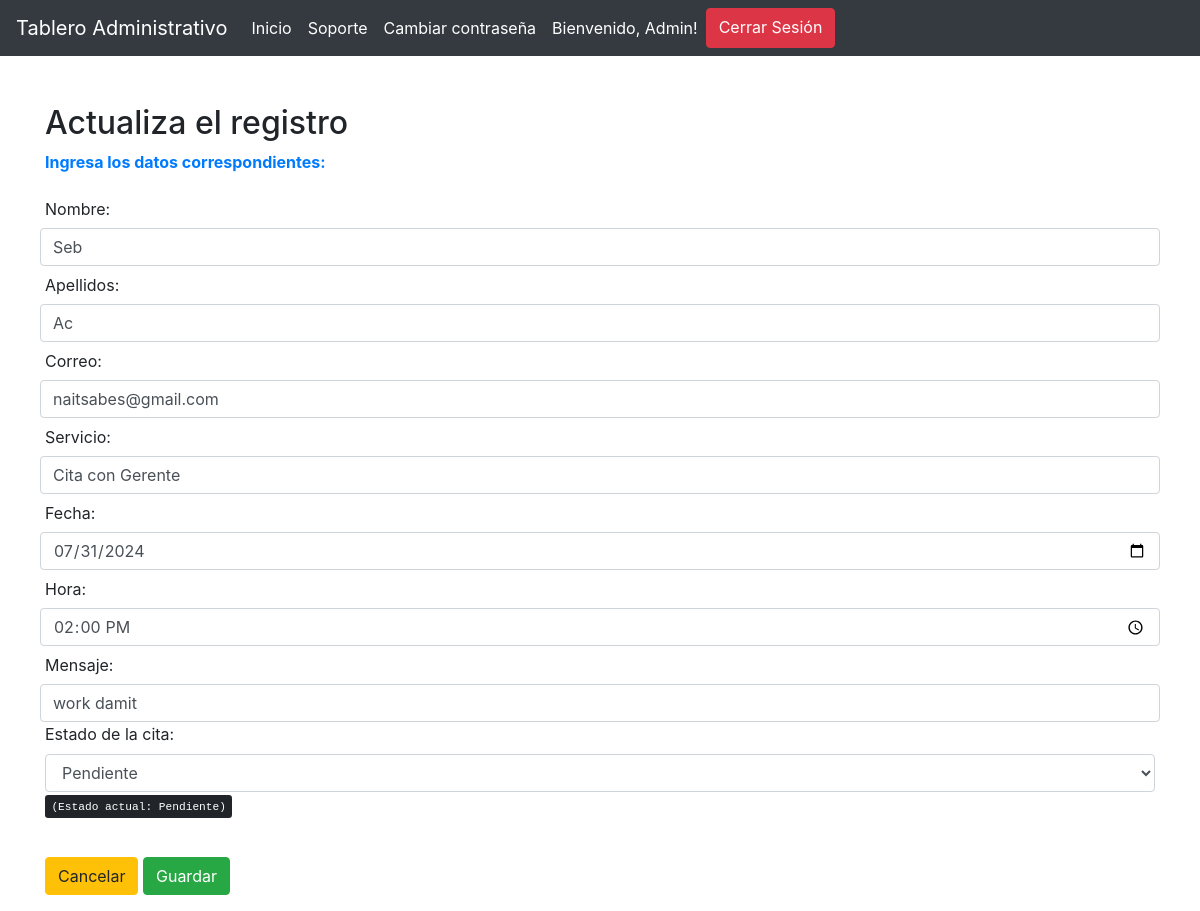
Screenshot of /admin/update/form_update.php?id=1 (signed in) with the database file from the repository.
### tables this page shows
CREATE TABLE `reservas` (
  `ID` int(11) NOT NULL,
  `Nombre` varchar(255) NOT NULL,
  `Apellidos` varchar(255) NOT NULL,
  `Correo` varchar(255) NOT NULL,
  `Servicio` varchar(255) NOT NULL,
  `Fecha` date NOT NULL,
  `Hora` time NOT NULL,
  `MensajeAdicional` text DEFAULT NULL,
  `Estado` varchar(20) NOT NULL,
  `FechaCreacion` timestamp NOT NULL DEFAULT current_timestamp(),
  `FechaModificacion` timestamp NOT NULL DEFAULT current_timestamp() ON UPDATE current_timestamp()
);

### admin/update/form_update.php (the view, shortened to what this page needs)
<?php
include("../header.php");
include("../navbar.php");
include '../model/conexion.php';
$id = $_GET['id'];
$sentencia = $db->prepare("SELECT * FROM reservas WHERE id=?");
$resultado = $sentencia->execute([$id]);
$persona = $sentencia->fetch(PDO::FETCH_OBJ);
?>
<div class="container">
    <br><br>
    <div class="md-5">
        <form action="update.php" method="post" class="form-group">
            <h2>Actualiza el registro</h2>
            <p class="text-primary"><b>Ingresa los datos correspondientes:</b></p>
            <div class="form-row">
                <label for="nombre" class="col-form-label">Nombre:</label>
                <input type="text" name="nombre" class="form-control" value="<?php echo ($persona->Nombre); ?>">
            </div>
            <div class="form-row">
                <label for="apellidos" class="col-form-label">Apellidos:</label>
                <input type="text" name="apellidos" class="form-control" value="<?php echo ($persona->Apellidos); ?>">
            </div>
            <div class="form-row">
                <label for="correo" class="col-form-label">Correo:</label>
                <input type="email" name="correo" class="form-control" value="<?php echo ($persona->Correo); ?>">
            </div>
            <div class="form-row">
                <label for="servicio" class="col-form-label">Servicio:</label>
                <input type="text" name="servicio" class="form-control" value="<?php echo ($persona->Servicio); ?>">
            </div>
            <div class="form-row">
                <label for="fecha" class="col-form-label">Fecha:</label>
                <input type="date" name="fecha" class="form-control" value="<?php echo $persona->Fecha; ?>">
            </div>
            <div class="form-row">
                <label for="hora" class="col-form-label">Hora:</label>
                <input type="time" name="hora" class="form-control" value="<?php echo ($persona->Hora); ?>">
            </div>
            <div class="form-row">
                <label for="mensaje" class="col-form-label">Mensaje:</label>
                <input type="text" name="mensaje" class="form-control" value="<?php echo ($persona->MensajeAdicional); ?>">
            </div>
            <div class="form-group">
                <label for="estado">Estado de la cita:</label>
                <select class="form-control" id="estado" name="estado">
                    <option value="<?php echo ($persona->Estado); ?>"><?php echo ($persona->Estado); ?></option>
                </select>
                <kbd>
                    <small class="text-white">(Estado actual: <?php echo ($persona->Estado); ?>)</small>
                </kbd>
            </div>
            <br>
            <a href="../mod_reservas.php" class="btn btn-warning">Cancelar</a>
            <input type="submit" class="btn btn-success"value="Guardar">
        </form>
    </div>
</div>
<?php include("../../footer.php"); ?>

### rows the page displays
reservas: nombre "Seb", apellidos "Ac", correo "naitsabes@gmail.com", servicio "Cita con Gerente", fecha "07/31/2024", hora "14:00:00", mensaje "work damit", estado "Pendiente", Estado "Pendiente"

### other values shown
$nombreUsuario "Admin"
